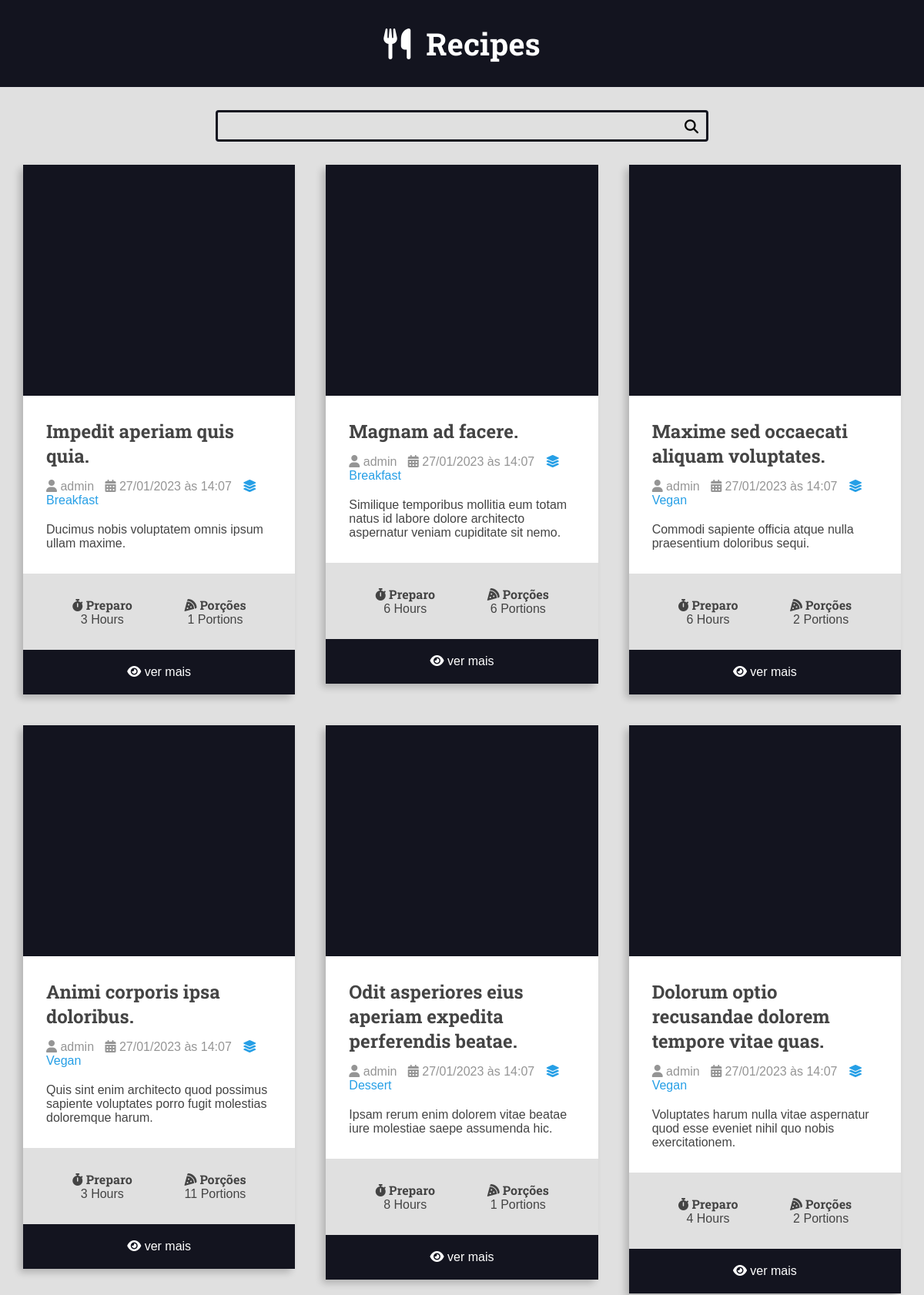
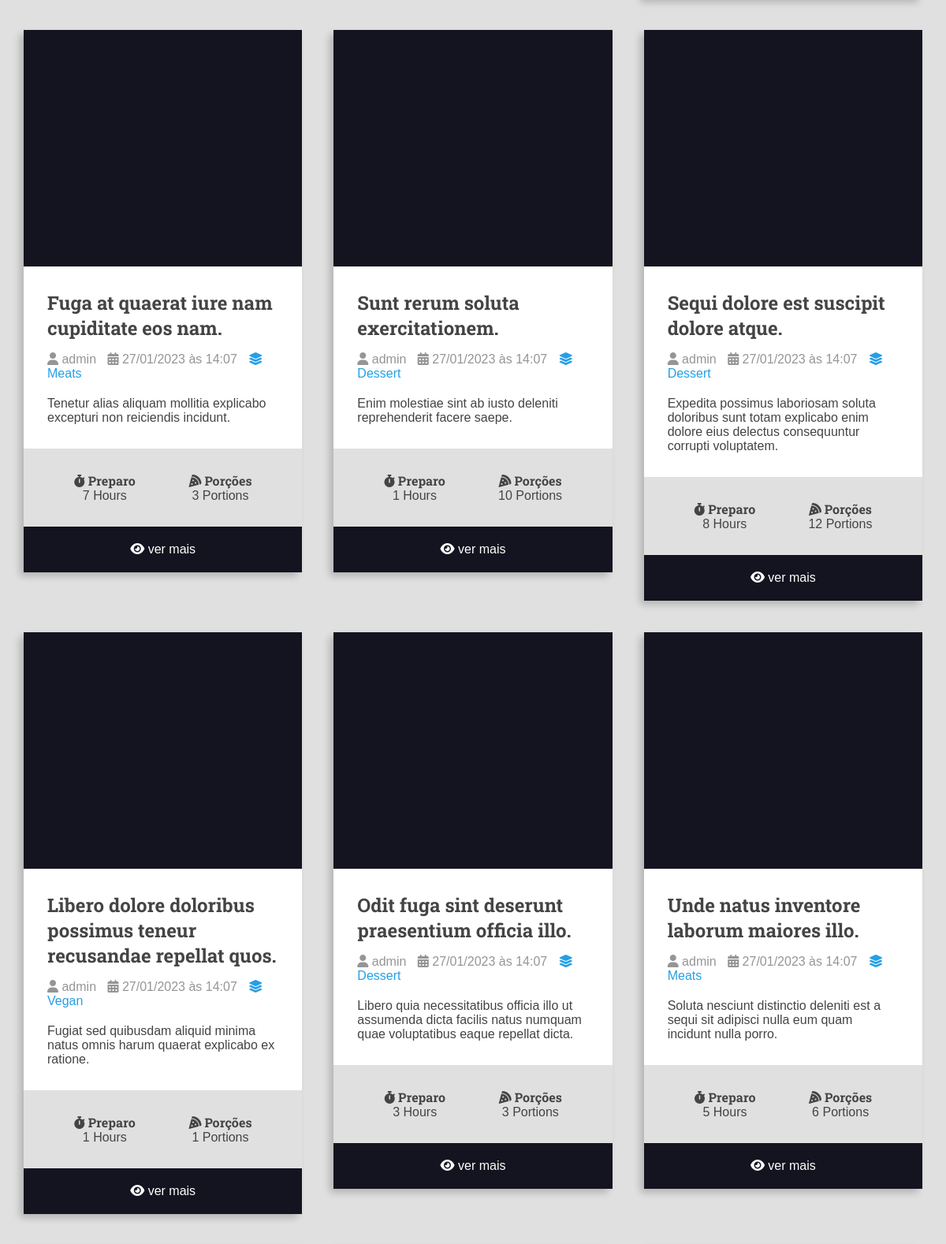
The page / (upper part) on the database its author committed (2 pictures, top to bottom).
### recipes/models.py (models this page shows, shortened)
class Recipe(models.Model):
    title = models.CharField(max_length=65)
    description = models.CharField(max_length=165)
    slug = models.SlugField()
    preparation_time = models.IntegerField()
    preparation_time_unit = models.CharField(max_length=65)
    servings = models.IntegerField()
    servings_unit = models.CharField(max_length=65)
    preparation_steps = models.TextField()
    preparation_steps_is_html = models.BooleanField(default=False)
    created_at = models.DateTimeField(auto_now_add=True)
    updated_at = models.DateTimeField(auto_now=True)
    is_published = models.BooleanField(default=False)
    cover = models.ImageField(upload_to='recipes/covers/%Y/%m/%d/')
    category = models.ForeignKey(
        Category,
        on_delete=models.SET_NULL,
        null=True,
        blank=True,
        default=None
    )
    author = models.ForeignKey(
        User,
        on_delete=models.SET_NULL,
        null=True,
        blank=True,
        default=None
    )

class Category(models.Model):
    name = models.CharField(max_length=65)

### recipes/views.py (the view)
# urls.py: 2. Add a URL to urlpatterns:  path('', views.home, name='home')
def home(request):
    recipes = Recipe.objects.filter(is_published=True).order_by('-id')
    return render(request, 'recipes/pages/home.html', context={
        'recipes': recipes
    })

### recipes/templates/recipes/pages/home.html (shortened to what this page needs)
{% extends 'global/base.html' %}
    {% block content %}
        <div class="main-content main-content-list container">
            {% for recipe in recipes %}
                {% include 'recipes/partials/recipe.html' %}
            {% empty %}
                <h1 style="text-align: center;">No recipes found here 😖.</h1>
            {% endfor %}
        </div>
    {% endblock %}

### recipes/templates/recipes/partials/recipe.html (shortened to what this page needs)
<div class="recipe recipe-list-item">
    <div class="recipe-cover">
    </div>
    <div class="recipe-title-container">
        <h2 class="recipe-title">
            <a href="{% url 'recipes:recipe' recipe.id %}">
                {{recipe.title}}
            </a>
        </h2>
    </div>
    <div class="recipe-author">
        <span class="recipe-author-item">
            <i class="fas fa-user"></i>
            {% if recipe.author is not None %}
                {% if recipe.author.first_name %}
                    {{recipe.author.first_name}} {{recipe.author.last_name}}
                {% else %}
                    {{recipe.author.username}}
                {% endif %}
            {% else %}
                Desconhecido
            {% endif %}
        </span>
        <span class="recipe-author-item">
            <i class="fas fa-calendar-alt"></i>
            {{recipe.created_at|date:"d/m/Y à\s H:i"}}
        </span>
        {% if recipe.category is not None %}
            <span class="recipe-author-item">
                <a href="{% url 'recipes:category' recipe.category.id %}">
                    <i class="fas fa-layer-group"></i>
                    <span>{{recipe.category.name}}</span>
                </a>
            </span>
        {% endif %}
    </div>
    <div class="recipe-content">
        <p>
            {{recipe.description}}
        </p>
    </div>
    <div class="recipe-description-container">
        <div class="recipe-description recipe-preparation">
            <h3 class="recipe-description-title">
                <i class="fas fa-stopwatch"></i>
                Preparo
            </h3>
            <div class="recipe-description-text">
                {{recipe.preparation_time}} {{recipe.preparation_time_unit}}
            </div>
        </div>
        <div class="recipe-description recipe-servings">
            <h3 class="recipe-description-title">
                <i class="fas fa-pizza-slice"></i>
                Porções
            </h3>
            <div class="recipe-description-text">
                {{recipe.servings}} {{recipe.servings_unit}}
            </div>
        </div>
    </div>
    {% if is_detail_page is not True %}
        <footer class="recipe-footer">
            <a href="{% url 'recipes:recipe' recipe.id %}" class="recipe-read-more button button-dark button-full-width">
                <i class="fas fa-eye"></i>
                <span>ver mais</span>
            </a>
        </footer>
    {% endif %}
</div>

### recipes/static/recipes/css/styles.css (style rules this page uses)
:root { --color-primary: #269fe6; --color-primary-hover: #2086c2; --color-primary-dark: #13141f; --color-primary-dark-hover: #212336; --color-primary-light: #d4ecfa; --color-primary-light-hover: #bdd8e7; --color-white: #fff; --color-black: #000; --color-dark-text: #444; --color-info-light: #cce5ff; --color-debug-light: #cce5ff; --color-success-light: #d4edda; --color-alert-light: #fff3cd; --color-warning-light: #fff3cd; --color-error-light: #f8d7da; --color-info-dark: #4d86c4; --color-debug-dark: #4d86c4; --color-success-dark: #4a9c5d; --color-alert-dark: #927f40; --color-warning-dark: #927f40; --color-error-dark: #da525d; --color-gray-0: #f9f9f9; --color-gray-1: #e0e0e0; --color-gray-2: #c7c7c7; --color-gray-3: #aeaeae; --color-gray-4: #959595; --color-gray-5: #7d7d7d; --color-gray-6: #646464; --color-gray-7: #4b4b4b; --color-gray-8: #323232; --color-gray-9: #191919; --font-primary: sans-serif; --font-headings: "Roboto Slab", serif; --spacing-gutter-medium: 3rem; --spacing-gutter-large: 4rem; }
* { padding: 0; margin: 0; box-sizing: border-box; }
html { font-size: 62.5%; }
body { font-size: 1.6rem; font-family: var(--font-primary); background: var(--color-gray-1); color: var(--color-dark-text); }
h1, h2, h3, h4, h5, h6 { font-family: var(--font-headings); }
.container { max-width: 144rem; margin: 0 auto; padding: var(--spacing-gutter-medium); }
.main-content { padding-top: 0; min-height: calc(100vh - 31.5rem); }
.main-content-list { display: grid; grid-template-columns: repeat(auto-fit, minmax(340px, 1fr)); gap: var(--spacing-gutter-large); }
.recipe { background: var(--color-white); box-shadow: -5px 5px 10px rgba(0, 0, 0, 0.2); transform: scale(1); transition: all 300ms ease-in-out; border-radius: 0.4rem; }
.recipe-title a { color: var(--color-dark-text); text-decoration: none; }
.recipe-cover { background: var(--color-primary-dark); display: flex; justify-content: center; align-items: center; min-height: 30rem; }
.recipe-list-item { max-width: 64rem; height: fit-content; }
.recipe-title-container { padding: var(--spacing-gutter-medium); padding-bottom: calc(var(--spacing-gutter-medium) / 2); }
.recipe-author { padding: 0 var(--spacing-gutter-medium); }
.recipe-content { padding: var(--spacing-gutter-medium); padding-top: calc(var(--spacing-gutter-large) / 2); }
.recipe-author-item { color: var(--color-gray-4); margin-right: 1rem; }
.recipe-author a { color: var(--color-primary); transition: all 300ms ease-in-out; text-decoration: none; }
.recipe-description-container { display: flex; flex-flow: row wrap; padding: var(--spacing-gutter-medium); background: var(--color-gray-1); }
.recipe-description { display: flex; flex-flow: column nowrap; flex-shrink: 1; flex-grow: 1; text-align: center; }
.recipe-description-title { font-size: 1.6rem; }
.recipe-footer a { background: var(--color-primary-dark); display: block; color: var(--color-white); text-decoration: none; text-align: center; padding: calc(var(--spacing-gutter-large) / 2); transition: all 300ms ease-in-out; }

### rows shown on the page
Recipe: title "Impedit aperiam quis quia.", author.username "admin", created_at "27/01/2023 às 14:07", category.name "Breakfast", description "Ducimus nobis voluptatem omnis ipsum ullam maxime.", preparation_time "3", preparation_time_unit "Hours", servings "1", servings_unit "Portions"
Recipe: title "Magnam ad facere.", author.username "admin", created_at "27/01/2023 às 14:07", category.name "Breakfast", description "Similique temporibus mollitia eum totam natus id labore dolore architecto aspernatur veniam cupiditate sit nemo.", preparation_time "6", preparation_time_unit "Hours", servings "6", servings_unit "Portions"
Recipe: title "Maxime sed occaecati aliquam voluptates.", author.username "admin", created_at "27/01/2023 às 14:07", category.name "Vegan", description "Commodi sapiente officia atque nulla praesentium doloribus sequi.", preparation_time "6", preparation_time_unit "Hours", servings "2", servings_unit "Portions"
Recipe: title "Animi corporis ipsa doloribus.", author.username "admin", created_at "27/01/2023 às 14:07", category.name "Vegan", description "Quis sint enim architecto quod possimus sapiente voluptates porro fugit molestias doloremque harum.", preparation_time "3", preparation_time_unit "Hours", servings "11", servings_unit "Portions"
Recipe: title "Odit asperiores eius aperiam expedita perferendis beatae.", author.username "admin", created_at "27/01/2023 às 14:07", category.name "Dessert", description "Ipsam rerum enim dolorem vitae beatae iure molestiae saepe assumenda hic.", preparation_time "8", preparation_time_unit "Hours", servings "1", servings_unit "Portions"
Recipe: title "Dolorum optio recusandae dolorem tempore vitae quas.", author.username "admin", created_at "27/01/2023 às 14:07", category.name "Vegan", description "Voluptates harum nulla vitae aspernatur quod esse eveniet nihil quo nobis exercitationem.", preparation_time "4", preparation_time_unit "Hours", servings "2", servings_unit "Portions"
Recipe: title "Fuga at quaerat iure nam cupiditate eos nam.", author.username "admin", created_at "27/01/2023 às 14:07", category.name "Meats", description "Tenetur alias aliquam mollitia explicabo excepturi non reiciendis incidunt.", preparation_time "7", preparation_time_unit "Hours", servings "3", servings_unit "Portions"
Recipe: title "Sunt rerum soluta exercitationem.", author.username "admin", created_at "27/01/2023 às 14:07", category.name "Dessert", description "Enim molestiae sint ab iusto deleniti reprehenderit facere saepe.", preparation_time "1", preparation_time_unit "Hours", servings "10", servings_unit "Portions"
Recipe: title "Sequi dolore est suscipit dolore atque.", author.username "admin", created_at "27/01/2023 às 14:07", category.name "Dessert", description "Expedita possimus laboriosam soluta doloribus sunt totam explicabo enim dolore eius delectus consequuntur corrupti voluptatem.", preparation_time "8", preparation_time_unit "Hours", servings "12", servings_unit "Portions"
Recipe: title "Libero dolore doloribus possimus teneur recusandae repellat quos.", author.username "admin", created_at "27/01/2023 às 14:07", category.name "Vegan", description "Fugiat sed quibusdam aliquid minima natus omnis harum quaerat explicabo ex ratione.", preparation_time "1", preparation_time_unit "Hours", servings "1", servings_unit "Portions"
Recipe: title "Odit fuga sint deserunt praesentium officia illo.", author.username "admin", created_at "27/01/2023 às 14:07", category.name "Dessert", description "Libero quia necessitatibus officia illo ut assumenda dicta facilis natus numquam quae voluptatibus eaque repellat dicta.", preparation_time "3", preparation_time_unit "Hours", servings "3", servings_unit "Portions"
Recipe: title "Unde natus inventore laborum maiores illo.", author.username "admin", created_at "27/01/2023 às 14:07", category.name "Meats", description "Soluta nesciunt distinctio deleniti est a sequi sit adipisci nulla eum quam incidunt nulla porro.", preparation_time "5", preparation_time_unit "Hours", servings "6", servings_unit "Portions"
